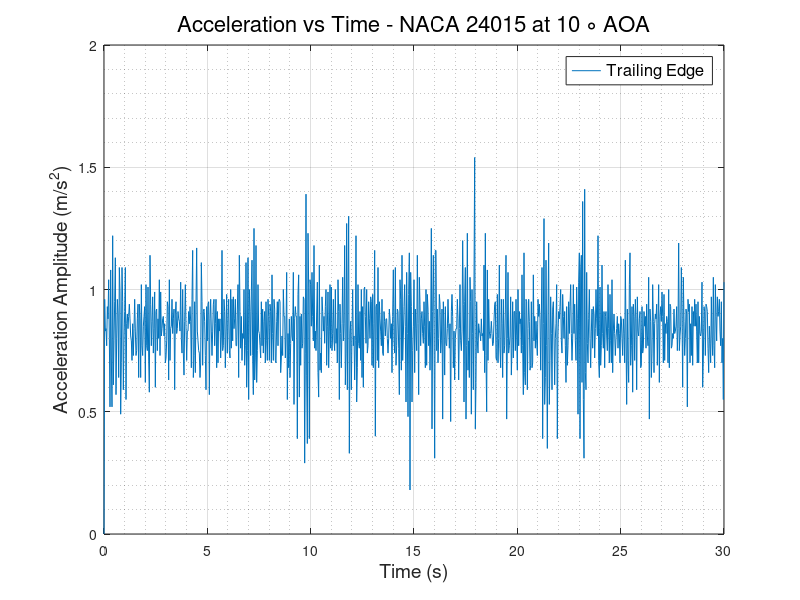
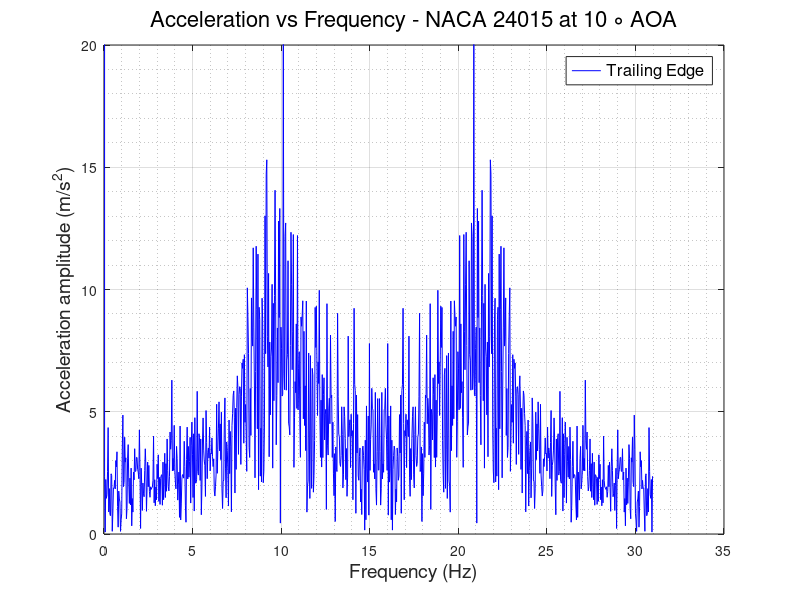

Reproduce these figures in MATLAB, in order.
clc
clear
close all
%% READING ACCELEROMETER DATA and defining Variables
                      % TRAILING EDGE %
data   = xlsread('TE_300rpm.csv');
TE_time   = data(:,1);
TE_X_acc  = data(:,2);
TE_Y_acc  = data(:,3);
TE_Z_acc  = data(:,4);
TE_R_acc  = sqrt(TE_X_acc.^2 + TE_Y_acc.^2 + TE_Z_acc.^2);
% plot(TE_time,TE_R_acc)
N      = numel(TE_time);
Ts     = abs(diff(TE_time(1:2)));
fs     = 1/Ts;
f_axis = [0:N-1]*fs/N;
A_freq_TE = fft(TE_Z_acc);
figure(1)
plot(TE_time, TE_Z_acc)
grid on
grid minor
xlabel('Time (s)','FontSize',14,'FontWeight','normal')
ylabel('Acceleration Amplitude (m/s^2)','FontSize',14,'FontWeight','normal')
legend ('Trailing Edge','FontSize',12,'FontWeight','normal')
title('Acceleration vs Time - NACA 24015 at 10 \circ AOA','FontSize',16,'FontWeight','normal')
% ylim([0.5 2])
figure(2)
plot(f_axis,abs(A_freq_TE),'-b','LineWidth',0.5)
grid on 
grid minor
ylabel('Acceleration amplitude (m/s^2)','FontSize',14,'FontWeight','normal')
xlabel('Frequency (Hz)','FontSize',14,'FontWeight','normal')
ylim([0 20])
legend ('Trailing Edge','FontSize',12,'FontWeight','normal')
title('Acceleration vs Frequency - NACA 24015 at 10 \circ AOA','FontSize',16,'FontWeight','normal')